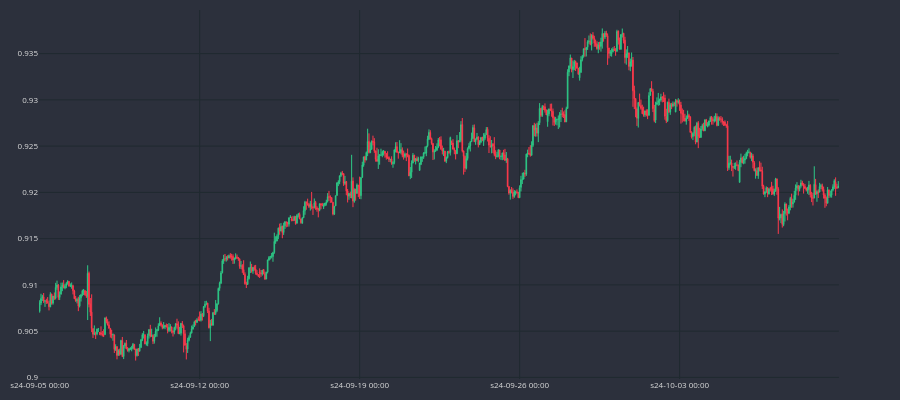

The cell this chart's notebook holds for it:
### Code cell
dfp = df_an.iloc[-600:]
cp = CandlePlot(dfp, candles=True)
cp.show_plot(line_traces=[], sec_traces=[])

### Figure 1 — Plotly figure (JSON) as saved in the notebook; plotly's stock layout.template omitted (floating-point values rounded to 4 significant figures; data arrays with more than 128 entries replaced by an {"elided": "..."} marker saying what was removed)
{"data": [{"close": {"elided": "600 float values"}, "decreasing": {"fillcolor": "#CC2E3C", "line": {"color": "#FF3A4C"}}, "high": {"elided": "600 float values"}, "increasing": {"fillcolor": "#24A06B", "line": {"color": "#2EC886"}}, "line": {"width": 1}, "low": {"elided": "600 float values"}, "opacity": 1, "open": {"elided": "600 float values"}, "type": "candlestick", "x": {"elided": "600 str values"}}], "layout": {"font": {"color": "#e1e1e1", "size": 8}, "height": 400, "margin": {"b": 10, "l": 10, "r": 10, "t": 10}, "paper_bgcolor": "#2c303c", "plot_bgcolor": "#2c303c", "width": 900, "xaxis": {"anchor": "y", "domain": [0, 0.94], "gridcolor": "#1f292f", "nticks": 5, "rangeslider": {"visible": false}}, "yaxis": {"anchor": "x", "domain": [0, 1], "gridcolor": "#1f292f"}, "yaxis2": {"anchor": "x", "gridcolor": "#1f292f", "overlaying": "y", "side": "right"}}}
